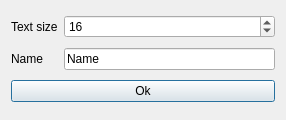
<?xml version="1.0" encoding="UTF-8"?>
<ui version="4.0">
 <class>YName</class>
 <widget class="QDialog" name="YName">
  <property name="geometry">
   <rect>
    <x>0</x>
    <y>0</y>
    <width>286</width>
    <height>120</height>
   </rect>
  </property>
  <property name="minimumSize">
   <size>
    <width>286</width>
    <height>0</height>
   </size>
  </property>
  <property name="windowTitle">
   <string>Y Axis Name</string>
  </property>
  <layout class="QGridLayout" name="gridLayout">
   <item row="2" column="1">
    <widget class="QLineEdit" name="NameLine">
     <property name="text">
      <string>Name</string>
     </property>
    </widget>
   </item>
   <item row="0" column="1">
    <widget class="QSpinBox" name="TextSizeLine">
     <property name="minimum">
      <number>1</number>
     </property>
     <property name="value">
      <number>16</number>
     </property>
    </widget>
   </item>
   <item row="0" column="0">
    <widget class="QLabel" name="label">
     <property name="text">
      <string>Text size</string>
     </property>
    </widget>
   </item>
   <item row="2" column="0">
    <widget class="QLabel" name="label_2">
     <property name="text">
      <string>Name</string>
     </property>
    </widget>
   </item>
   <item row="3" column="0" colspan="2">
    <widget class="QPushButton" name="OkButton">
     <property name="text">
      <string>Ok</string>
     </property>
    </widget>
   </item>
  </layout>
 </widget>
 <resources/>
 <connections/>
</ui>
